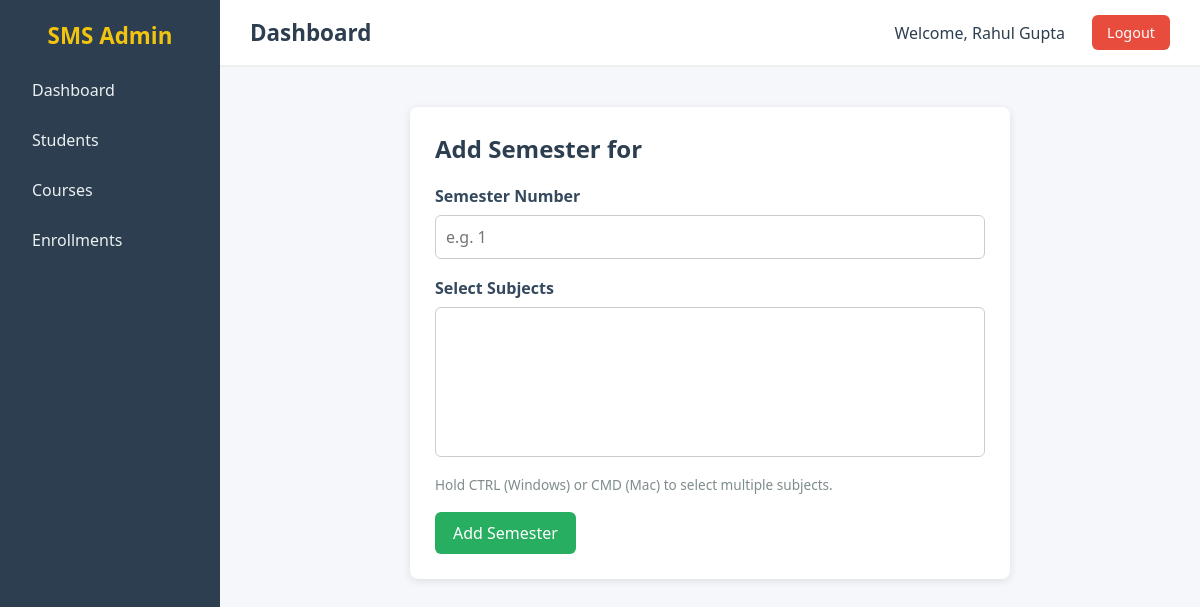
/courses/2/semesters/add/form (signed in), run on an earlier commit of the app's database.
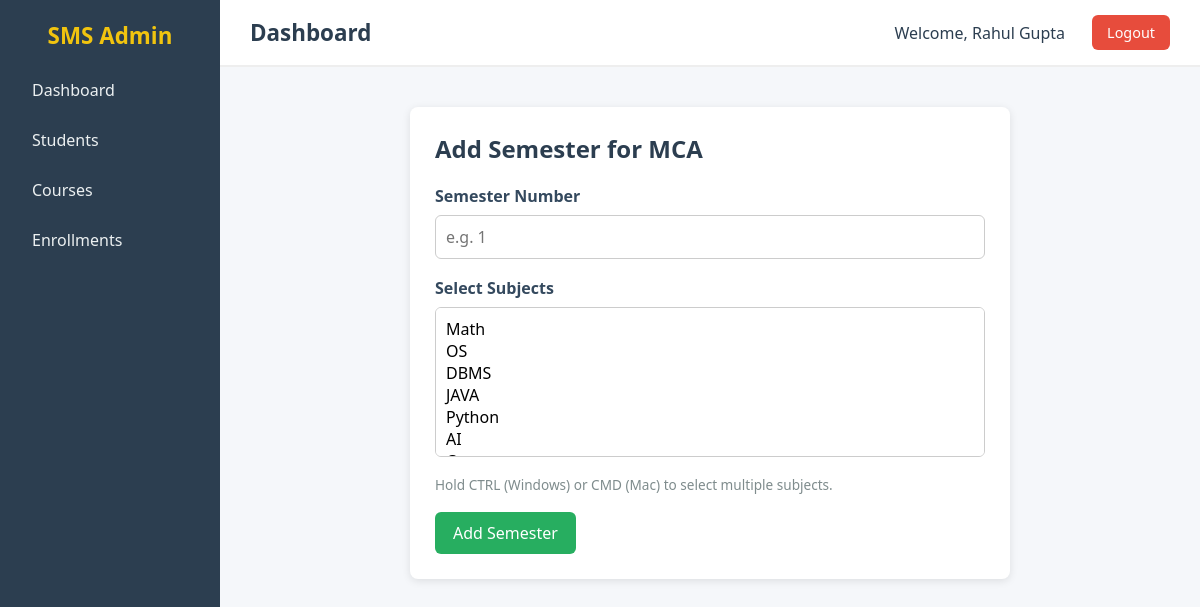
And on a later commit of the database.
### SMS/app/models/sms_models.py (models this page shows)
class User(db.Model):
    __tablename__ = "users"
    id = db.Column(db.Integer,primary_key= True)
    name = db.Column(db.String(100),nullable =False)
    email = db.Column(db.String(80),nullable = False)
    username = db.Column(db.String(80),unique = True,nullable = False)
    password = db.Column(db.String(80),nullable = False)

class Course(db.Model):
    __tablename__ = "courses"
    id = db.Column(db.Integer, primary_key=True)
    name = db.Column(db.String(100), nullable=False, unique=True)
    duration = db.Column(db.String(20), nullable=False)
    semesters = db.relationship("Semester", backref="course", lazy=True)

### SMS/app/routes/courses.py (the view)
@course_bp.route("/courses/<int:course_id>/semesters/add/form",methods = ["POST","GET"])
@login_required
def add_semester(course_id):
    if request.method ==  "POST":
        c_id = request.form.get("course_id")
        sem_num = request.form.get("number")
        selected_subjects = request.form.getlist("subjects")
        new_sem = Semester(number= sem_num,course_id = c_id)
        db.session.add(new_sem)
        db.session.flush()
        for sub in selected_subjects:
            new_sub = SemesterSubject(semester_id = new_sem.id,subject_id = sub)
            db.session.add(new_sub)
        db.session.commit()
        got_course = Course.query.filter_by(id = course_id).first()
        return render_template("courses/add_semester.html",course = got_course,subjects = Subject.query.all())
    else:
        got_course = Course.query.filter_by(id = course_id).first()
        return render_template("courses/add_semester.html",course = got_course,subjects = Subject.query.all())

### SMS/app/decorator/login_auth.py (called while the page is built)
def login_required(f):
    @wraps(f)
    def decorated_function(*args, **kwargs):
        if "user_id" not in session:
            return redirect(url_for("auth.login"))  # redirect to login page
        return f(*args, **kwargs)
    return decorated_function

### SMS/app/routes/base.py (called while the page is built)
@base_bp.app_context_processor
def inject_user():
    user_id = session.get('user_id')
    if user_id:
        return {"login_user": User.query.get(user_id)}
    return {"login_user": None}

### SMS/app/templates/courses/add_semester.html (shortened to what this page needs)
{% extends "base.html" %}
{% block css %}
<link rel="stylesheet" href="{{ url_for('static', filename='css/add_semester.css') }}">
{% endblock %}
{% block content %}
<div class="form-container">
  <h2>Add Semester for {{ course.name  }}</h2>
  <form method="POST" action="/courses/{{ course.id }}/semesters/add/form">
    <label for="number">Semester Number</label>
    <input type="number" id="number" name="number" placeholder="e.g. 1" required>
    <label for="subjects">Select Subjects</label>
    <select id="subjects" name="subjects" multiple required>
      {% for subject in subjects %}
        <option value="{{ subject.code }}">{{ subject.name }}</option>
      {% endfor %}
    </select>
    <small class="note">Hold CTRL (Windows) or CMD (Mac) to select multiple subjects.</small>
    <button type="submit" class="btn">Add Semester</button>
  </form>
</div>
{% endblock %}

### SMS/app/templates/base.html (shortened to what this page needs)
<!DOCTYPE html>
<html lang="en">
<head>
    <link rel="stylesheet" href="{{ url_for('static', filename='css/base.css') }}">
    {% block css %}{% endblock %}
</head>
<body>
    <div class="main-content">
        <div class="sidebar">
            <h2>SMS Admin</h2>
            <ul>
                <li><a href="/">Dashboard</a></li>
                <li><a href="/students">Students</a></li>
                <li><a href="/courses">Courses</a></li>
                <li><a href="/enrollments">Enrollments</a></li>
            </ul>
        </div>
        <div class="content">
            <header>
                <h1>{% block header_title %}Dashboard{% endblock %}</h1>
                <div class="user-info">
                    <span class="username">Welcome, {{ login_user.name }}</span>
                    <a href="/logout" class="logout-btn" onclick="clearAppCache()">Logout</a>
                </div>
            </header>
            <main>
            {% block content %}
            {% endblock %}
        </main>
        </div>
    </div>
</body>
</html>

### SMS/app/static/css/base.css (style rules this page uses)
* { margin: 0; padding: 0; box-sizing: border-box; font-family: "Segoe UI", Tahoma, Geneva, Verdana, sans-serif; }
body { background: #f5f7fa; color: #333; min-height: 100vh; }
.main-content { display: flex; min-height: 100vh; }
.sidebar { width: 220px; background: #2c3e50; color: #fff; padding: 20px; flex-shrink: 0; }
.sidebar h2 { text-align: center; margin-bottom: 20px; font-size: 1.4rem; color: #f1c40f; }
.sidebar ul { list-style: none; }
.sidebar ul li { margin: 12px 0; }
.sidebar ul li a { text-decoration: none; color: #ecf0f1; padding: 8px 12px; display: block; border-radius: 6px; transition: background 0.3s; }
.content { flex-grow: 1; display: flex; flex-direction: column; }
header { background: #fff; padding: 15px 30px; display: flex; justify-content: space-between; align-items: center; border-bottom: 2px solid #eee; }
.user-info { display: flex; align-items: center; gap: 15px; }
.username { font-size: 1rem; font-weight: 500; color: #2c3e50; padding: 6px 12px; border-radius: 6px; }
header h1 { font-size: 1.4rem; color: #2c3e50; }
.logout-btn { text-decoration: none; background: #e74c3c; color: #fff; padding: 8px 15px; border-radius: 6px; font-size: 0.9rem; transition: background 0.3s; }
main { flex-grow: 1; padding: 20px; }

### SMS/app/static/css/add_semester.css (style rules this page uses)
.form-container { background: #fff; padding: 25px; border-radius: 8px; box-shadow: 0 2px 8px rgba(0,0,0,0.1); max-width: 600px; margin: 20px auto; }
.form-container h2 { margin-bottom: 20px; font-size: 1.5rem; color: #2c3e50; }
.form-container label { display: block; margin-bottom: 8px; font-weight: bold; color: #34495e; }
.form-container input, .form-container select { width: 100%; padding: 10px; margin-bottom: 18px; border: 1px solid #ccc; border-radius: 6px; font-size: 1rem; }
.form-container select[multiple] { height: 150px; }
.form-container .note { font-size: 0.85rem; color: #7f8c8d; display: block; margin-bottom: 18px; }
.form-container .btn { display: inline-block; background: #27ae60; color: #fff; padding: 10px 18px; border-radius: 6px; font-size: 1rem; cursor: pointer; transition: background 0.3s; text-decoration: none; border: none; }

What changed in the data, as far as the page shows it:
added Course: name "MCA"
Also different on the page:
form field subjects: (not shown) → "Math / OS / DBMS / JAVA / Python / AI"
